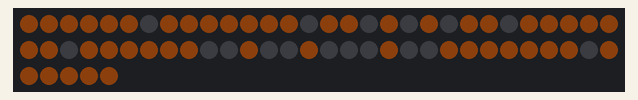
A sketch run on a simulated ESP32. Parts: 65 RGB LEDs in strip order, left to right, continuing on the next row. Dim RGB values are drawn brighter than linear.

Above: at 0.1 s.

The sketch:

WS2812_CLOCK.ino
```cpp
#include <FastLED.h>
#include "location.h"
#include <Wire.h>
#include <RTClib.h>

RTC_DS3231 rtc;

#define LED_PIN 5
#define NUM_LEDS 65
#define BRIGHTNESS 20
#define LED_TYPE WS2812
#define COLOR_ORDER GRB
CRGB leds[NUM_LEDS];

const CRGB colorPoint = CRGB(255, 255, 255);  // 定义白色
const int point[][2] = { { 7, 2 }, { 7, 4 } };
const int numNubmerPoint = sizeof(point) / sizeof(point[0]);  // 计算坐标点数量

const CRGB colorZero = CRGB(255, 255, 255);  // 定义白色
const int firstNumberZero[][2] = { { 1, 1 }, { 1, 2 }, { 1, 3 }, { 1, 4 }, { 1, 5 }, { 2, 1 }, { 2, 5 }, { 3, 1 }, { 3, 2 }, { 3, 3 }, { 3, 4 }, { 3, 5 } };
const int secondNumberZero[][2] = { { 4, 1 }, { 4, 2 }, { 4, 3 }, { 4, 4 }, { 4, 5 }, { 5, 1 }, { 5, 5 }, { 6, 1 }, { 6, 2 }, { 6, 3 }, { 6, 4 }, { 6, 5 } };
const int thirdNumberZero[][2] = { { 8, 1 }, { 8, 2 }, { 8, 3 }, { 8, 4 }, { 8, 5 }, { 9, 1 }, { 9, 5 }, { 10, 1 }, { 10, 2 }, { 10, 3 }, { 10, 4 }, { 10, 5 } };
const int fourthNumberZero[][2] = { { 11, 1 }, { 11, 2 }, { 11, 3 }, { 11, 4 }, { 11, 5 }, { 12, 1 }, { 12, 5 }, { 13, 1 }, { 13, 2 }, { 13, 3 }, { 13, 4 }, { 13, 5 } };
const int numNumberZero = sizeof(firstNumberZero) / sizeof(firstNumberZero[0]);  // 计算坐标点数量

const CRGB colorOne = CRGB::Red;  // 定义灯光颜色
const int firstNumberOne[][2] = { { 3, 1 }, { 3, 2 }, { 3, 3 }, { 3, 4 }, { 3, 5 } };
const int secondNumberOne[][2] = { { 6, 1 }, { 6, 2 }, { 6, 3 }, { 6, 4 }, { 6, 5 } };
const int thirdNumberOne[][2] = { { 10, 1 }, { 10, 2 }, { 10, 3 }, { 10, 4 }, { 10, 5 } };
const int fourthNumberOne[][2] = { { 13, 1 }, { 13, 2 }, { 13, 3 }, { 13, 4 }, { 13, 5 } };
const int numNumberOne = sizeof(firstNumberOne) / sizeof(firstNumberOne[0]);  // 计算坐标点数量

const CRGB colorTwo = CRGB(255, 165, 0);  // 定义橙色
const int firstNumberTwo[][2] = { { 1, 1 }, { 1, 2 }, { 1, 3 }, { 1, 5 }, { 1, 2 }, { 2, 1 }, { 2, 3 }, { 2, 5 }, { 3, 1 }, { 3, 3 }, { 3, 4 }, { 3, 5 } };
const int secondNumberTwo[][2] = { { 4, 1 }, { 4, 2 }, { 4, 3 }, { 4, 5 }, { 4, 2 }, { 5, 1 }, { 5, 3 }, { 5, 5 }, { 6, 1 }, { 6, 3 }, { 6, 4 }, { 6, 5 } };
const int thirdNumberTwo[][2] = { { 8, 1 }, { 8, 2 }, { 8, 3 }, { 8, 5 }, { 8, 2 }, { 9, 1 }, { 9, 3 }, { 9, 5 }, { 10, 1 }, { 10, 3 }, { 10, 4 }, { 10, 5 } };
const int fourthNumberTwo[][2] = { { 11, 1 }, { 11, 2 }, { 11, 3 }, { 11, 5 }, { 11, 2 }, { 12, 1 }, { 12, 3 }, { 12, 5 }, { 13, 1 }, { 13, 3 }, { 13, 4 }, { 13, 5 } };
const int numNumberTwo = sizeof(firstNumberTwo) / sizeof(firstNumberTwo[0]);  // 计算坐标点数量

const CRGB colorThree = CRGB(0, 255, 0);  // 定义绿色
const int firstNumberThree[][2] = { { 1, 1 }, { 1, 3 }, { 1, 5 }, { 2, 1 }, { 2, 3 }, { 2, 5 }, { 3, 1 }, { 3, 2 }, { 3, 3 }, { 3, 4 }, { 3, 5 } };
const int secondNumberThree[][2] = { { 4, 1 }, { 4, 3 }, { 4, 5 }, { 5, 1 }, { 5, 3 }, { 5, 5 }, { 6, 1 }, { 6, 2 }, { 6, 3 }, { 6, 4 }, { 6, 5 } };
const int thirdNumberThree[][2] = { { 8, 1 }, { 8, 3 }, { 8, 5 }, { 9, 1 }, { 9, 3 }, { 9, 5 }, { 10, 1 }, { 10, 2 }, { 10, 3 }, { 10, 4 }, { 10, 5 } };
const int fourthNumberThree[][2] = { { 11, 1 }, { 11, 3 }, { 11, 5 }, { 12, 1 }, { 12, 3 }, { 12, 5 }, { 13, 1 }, { 13, 2 }, { 13, 3 }, { 13, 4 }, { 13, 5 } };
const int numNumberThree = sizeof(firstNumberThree) / sizeof(firstNumberThree[0]);  // 计算坐标点数量

const CRGB colorFour = CRGB(255, 255, 0);  // 定义黄色
const int firstNumberFour[][2] = { { 1, 3 }, { 1, 4 }, { 1, 5 }, { 2, 3 }, { 3, 1 }, { 3, 2 }, { 3, 3 }, { 3, 4 }, { 3, 5 } };
const int secondNumberFour[][2] = { { 4, 3 }, { 4, 4 }, { 4, 5 }, { 5, 3 }, { 6, 1 }, { 6, 2 }, { 6, 3 }, { 6, 4 }, { 6, 5 } };
const int thirdNumberFour[][2] = { { 8, 3 }, { 8, 4 }, { 8, 5 }, { 9, 3 }, { 10, 1 }, { 10, 2 }, { 10, 3 }, { 10, 4 }, { 10, 5 } };
const int fourthNumberFour[][2] = { { 11, 3 }, { 11, 4 }, { 11, 5 }, { 12, 3 }, { 13, 1 }, { 13, 2 }, { 13, 3 }, { 13, 4 }, { 13, 5 } };
const int numNumberFour = sizeof(firstNumberFour) / sizeof(firstNumberFour[0]);  // 计算坐标点数量

const CRGB colorFive = CRGB(0, 255, 255);  // 定义青色
const int firstNumberFive[][2] = { { 1, 1 }, { 1, 3 }, { 1, 4 }, { 1, 5 }, { 2, 1 }, { 2, 3 }, { 2, 5 }, { 3, 1 }, { 3, 2 }, { 3, 3 }, { 3, 5 } };
const int secondNumberFive[][2] = { { 4, 1 }, { 4, 3 }, { 4, 4 }, { 4, 5 }, { 5, 1 }, { 5, 3 }, { 5, 5 }, { 6, 1 }, { 6, 2 }, { 6, 3 }, { 6, 5 } };
const int thirdNumberFive[][2] = { { 8, 1 }, { 8, 3 }, { 8, 4 }, { 8, 5 }, { 9, 1 }, { 9, 3 }, { 9, 5 }, { 10, 1 }, { 10, 2 }, { 10, 3 }, { 10, 5 } };
const int fourthNumberFive[][2] = { { 11, 1 }, { 11, 3 }, { 11, 4 }, { 11, 5 }, { 12, 1 }, { 12, 3 }, { 12, 5 }, { 13, 1 }, { 13, 2 }, { 13, 3 }, { 13, 5 } };
const int numNumberFive = sizeof(firstNumberFive) / sizeof(firstNumberFive[0]);  // 计算坐标点数量

const CRGB colorSix = CRGB(0, 255, 255);  // 定义青色
const int firstNumberSix[][2] = { { 1, 1 }, { 1, 2 }, { 1, 3 }, { 1, 4 }, { 1, 5 }, { 2, 1 }, { 2, 3 }, { 2, 5 }, { 3, 1 }, { 3, 2 }, { 3, 3 }, { 3, 5 } };
const int secondNumberSix[][2] = { { 4, 1 }, { 4, 2 }, { 4, 3 }, { 4, 4 }, { 4, 5 }, { 5, 1 }, { 5, 3 }, { 5, 5 }, { 6, 1 }, { 6, 2 }, { 6, 3 }, { 6, 5 } };
const int thirdNumberSix[][2] = { { 8, 1 }, { 8, 2 }, { 8, 3 }, { 8, 4 }, { 8, 5 }, { 9, 1 }, { 9, 3 }, { 9, 5 }, { 10, 1 }, { 10, 2 }, { 10, 3 }, { 10, 5 } };
const int fourthNumberSix[][2] = { { 11, 1 }, { 11, 2 }, { 11, 3 }, { 11, 4 }, { 11, 5 }, { 12, 1 }, { 12, 3 }, { 12, 5 }, { 13, 1 }, { 13, 2 }, { 13, 3 }, { 13, 5 } };
const int numNumberSix = sizeof(firstNumberSix) / sizeof(firstNumberSix[0]);  // 计算坐标点数量

const CRGB colorSeven = CRGB(0, 255, 255);  // 定义青色
const int firstNumberSeven[][2] = { { 1, 5 }, { 2, 5 }, { 3, 1 }, { 3, 2 }, { 3, 3 }, { 3, 4 }, { 3, 5 } };
const int secondNumberSeven[][2] = { { 4, 5 }, { 5, 5 }, { 6, 1 }, { 6, 2 }, { 6, 3 }, { 6, 4 }, { 6, 5 } };
const int thirdNumberSeven[][2] = { { 8, 5 }, { 9, 5 }, { 10, 1 }, { 10, 2 }, { 10, 3 }, { 10, 4 }, { 10, 5 } };
const int fourthNumberSeven[][2] = { { 11, 5 }, { 12, 5 }, { 13, 1 }, { 13, 2 }, { 13, 3 }, { 13, 4 }, { 13, 5 } };
const int numNumberSeven = sizeof(firstNumberSeven) / sizeof(firstNumberSeven[0]);  // 计算坐标点数量

const CRGB colorEight = CRGB(255, 105, 180);  // 定义粉色
const int firstNumberEight[][2] = { { 1, 1 }, { 1, 2 }, { 1, 3 }, { 1, 4 }, { 1, 5 }, { 2, 1 }, { 2, 3 }, { 2, 5 }, { 3, 1 }, { 3, 2 }, { 3, 3 }, { 3, 4 }, { 3, 5 } };
const int secondNumberEight[][2] = { { 4, 1 }, { 4, 2 }, { 4, 3 }, { 4, 4 }, { 4, 5 }, { 5, 1 }, { 5, 3 }, { 5, 5 }, { 6, 1 }, { 6, 2 }, { 6, 3 }, { 6, 4 }, { 6, 5 } };
const int thirdNumberEight[][2] = { { 8, 1 }, { 8, 2 }, { 8, 3 }, { 8, 4 }, { 8, 5 }, { 9, 1 }, { 9, 3 }, { 9, 5 }, { 10, 1 }, { 10, 2 }, { 10, 3 }, { 10, 4 }, { 10, 5 } };
const int fourthNumberEight[][2] = { { 11, 1 }, { 11, 2 }, { 11, 3 }, { 11, 4 }, { 11, 5 }, { 12, 1 }, { 12, 3 }, { 12, 5 }, { 13, 1 }, { 13, 2 }, { 13, 3 }, { 13, 4 }, { 13, 5 } };
const int numNumberEight = sizeof(firstNumberEight) / sizeof(firstNumberEight[0]);  // 计算坐标点数量

const CRGB colorNine = CRGB(139, 69, 19);  // 定义棕色
const int firstNumberNine[][2] = { { 1, 1 }, { 1, 3 }, { 1, 4 }, { 1, 5 }, { 2, 1 }, { 2, 3 }, { 2, 5 }, { 3, 1 }, { 3, 2 }, { 3, 3 }, { 3, 4 }, { 3, 5 } };
const int secondNumberNine[][2] = { { 4, 1 }, { 4, 3 }, { 4, 4 }, { 4, 5 }, { 5, 1 }, { 5, 3 }, { 5, 5 }, { 6, 1 }, { 6, 2 }, { 6, 3 }, { 6, 4 }, { 6, 5 } };
const int thirdNumberNine[][2] = { { 8, 1 }, { 8, 3 }, { 8, 4 }, { 8, 5 }, { 9, 1 }, { 9, 3 }, { 9, 5 }, { 10, 1 }, { 10, 2 }, { 10, 3 }, { 10, 4 }, { 10, 5 } };
const int fourthNumberNine[][2] = { { 11, 1 }, { 11, 3 }, { 11, 4 }, { 11, 5 }, { 12, 1 }, { 12, 3 }, { 12, 5 }, { 13, 1 }, { 13, 2 }, { 13, 3 }, { 13, 4 }, { 13, 5 } };
const int numNumberNine = sizeof(firstNumberNine) / sizeof(firstNumberNine[0]);  // 计算坐标点数量

int calculateIndex(int x, int y) {
  if (x > 13 || y > 5) return -1;  // 若x或y超出范围则返回-1

  switch (y) {
    case 1: return 65 - x;
    case 2: return 38 + x;
    case 3: return 39 - x;
    case 4: return 12 + x;
    case 5: return 13 - x;
    default: return -1;  // 若y不在1-5范围则返回-1
  }
}

void setup() {
  Wire.begin(22, 21);
  showLED();
}

void loop() {
  static int currentColorIndex = 0;                                         // 当前颜色的索引
  blinkCoordinates(colorPoint, point, numNubmerPoint, 500); // 500为闪烁间隔时间（毫秒）
  delay(500);                                                      // 延时以便看到闪烁效果

  // int first, second, third, fourth;
  // getTimeAndCheck(&first, &second, &third, &fourth);

}

void setColorForCoordinates(const CRGB& color, const int (*coordinates)[2], int numCoordinates) {
  for (int i = 0; i < numCoordinates; i++) {
    int index = calculateIndex(coordinates[i][0], coordinates[i][1]);
    if (index != -1) {      // 检查返回值是否表示错误
      leds[index] = color;  // 只有当没有错误时才设置LED颜色
    }
  }
}

void showLED() {
  FastLED.addLeds<LED_TYPE, LED_PIN, COLOR_ORDER>(leds, NUM_LEDS).setCorrection(TypicalLEDStrip);
  FastLED.setBrightness(BRIGHTNESS);
  fill_solid(leds, NUM_LEDS, CRGB::Black);
  setColorForCoordinates(colorNine, firstNumberNine, numNumberNine);
  setColorForCoordinates(colorNine, secondNumberNine, numNumberNine);
  setColorForCoordinates(colorNine, thirdNumberNine, numNumberNine);
  setColorForCoordinates(colorNine, fourthNumberNine, numNumberNine);
  FastLED.show();
}

void blinkCoordinates(const CRGB& color, const int (*coordinates)[2], int numCoordinates, unsigned long interval) {
  static unsigned long lastBlinkTime = 0; // 上次闪烁的时间戳
  static bool isOn = true; // 闪烁状态标记

  unsigned long currentTime = millis(); // 当前时间戳

  if (currentTime - lastBlinkTime > interval) {
    lastBlinkTime = currentTime; // 更新上次闪烁时间
    if (isOn) {
      // 若当前是亮着的，将灯珠颜色设置为黑色（熄灭状态）
      setColorForCoordinates(CRGB::Black, coordinates, numCoordinates);
    } else {
      // 否则将灯珠颜色设置为指定颜色（亮起状态）
      setColorForCoordinates(color, coordinates, numCoordinates);
    }
    isOn = !isOn; // 改变闪烁状态
    FastLED.show(); // 更新灯珠状态
  }
}

void getTimeAndCheck(int *firstNum, int *secondNum, int *thirdNum, int *fourthNum){
  DateTime now = rtc.now();
  int hour = now.hour();
  int minute = now.minute();

  // 计算小时数的第一位和第二位数字
  *firstNum = hour / 10;  // 获得小时的第一位数
  *secondNum = hour % 10;  // 获得小时的第二位数

  // 计算分钟数的第一位和第二位数字
  *thirdNum = minute / 10;  // 获得分钟的第一位数
  *fourthNum = minute % 10;  // 获得分钟的第二位数
}
```

location.h
```cpp

```
